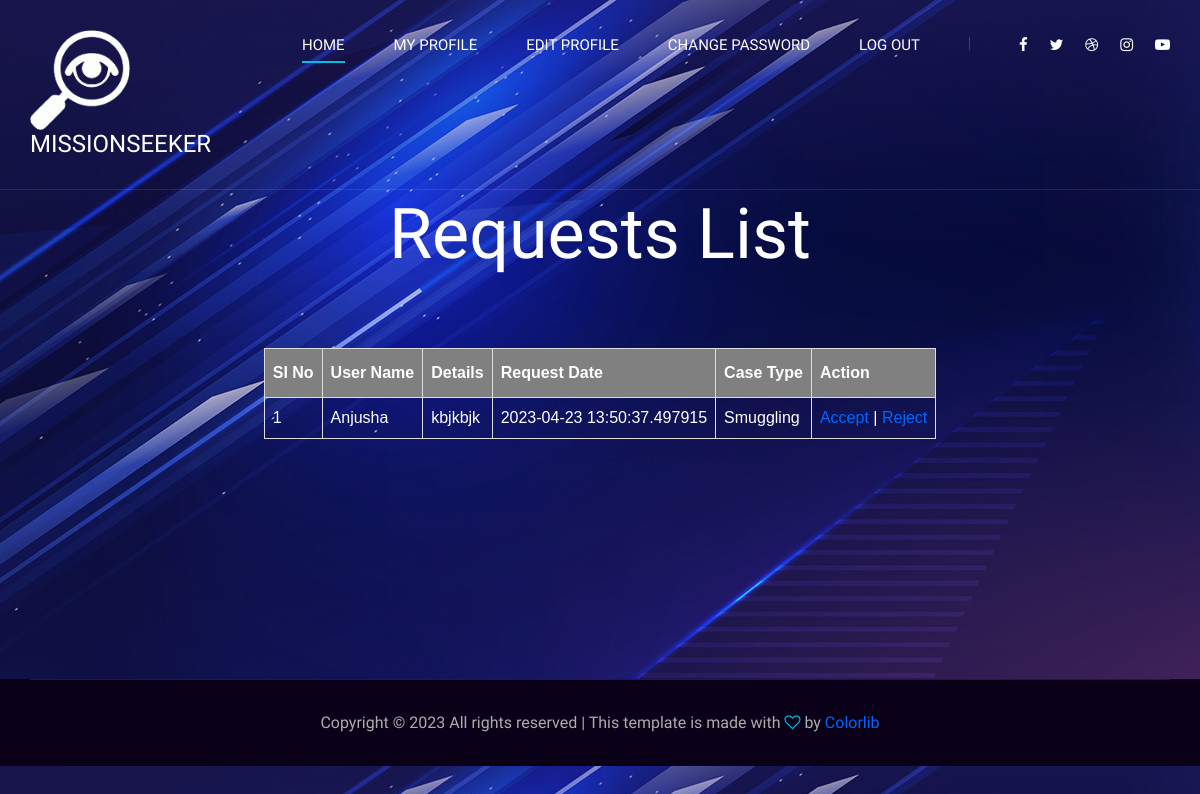
Page /Agency/requestlist/ (signed in) on the committed database.
### User/models.py (models this page shows)
class Req(models.Model):
     request_details=models.CharField(max_length=50)
     request_date=models.CharField(max_length=50)
     request_status=models.IntegerField(default=0)
     agency=models.ForeignKey("Guest.Agency",on_delete=models.CASCADE)
     casetype=models.ForeignKey(Casetype,on_delete=models.CASCADE)
     user=models.ForeignKey("Guest.User",on_delete=models.CASCADE)
     report=models.FileField(upload_to='AgencyDocs/',default=0)
     amount=models.CharField(max_length=50,default=0)
     payment_status=models.IntegerField(default=0)

### Guest/models.py (models this page shows)
class User(models.Model):
    user_name=models.CharField(max_length=50)
    user_address=models.CharField(max_length=100)
    user_mail=models.CharField(max_length=50)
    user_contact=models.CharField(max_length=50)
    user_photo=models.FileField(upload_to='UserDocs/')
    place=models.ForeignKey(Place,on_delete=models.CASCADE)
    user_pass=models.CharField(max_length=50)
    user_regdate=models.DateField(auto_now_add=True)
    key=models.BinaryField(max_length=1000,null=True)

### Admin/models.py (models this page shows)
class Casetype(models.Model):
    casetype_name=models.CharField(max_length=50)
    def __str__(self):
        return self.casetype_name

### Agency/views.py (the view)
# urls.py: path('requestlist/', views.RequestList,name="requestlist"),
def RequestList(request):
    if 'agid' in request.session:
        newrequest=Req.objects.filter(request_status=0,agency_id=request.session["agid"])
        return render(request,"Agency/RequestList.html",{'data':newrequest})
    else:
        return redirect("webguest:login")

### Agency/Templates/Agency/RequestList.html (shortened to what this page needs)
{% extends 'Agency/Head.html' %}
{% load static %}
{% block content %}
<!DOCTYPE html>
<html lang="en">
<head>
</head>
<body class="img js-fullheight" style="background-image: url({% static 'Main/img/team-bg.jpg' %})">
    <br><br><br><br><br><br><br><br>
    <div id="tab">
    <h1 align="center" style="color: white;">Requests List</h1><br><br><br>
    <table border="1" align="center" cellpadding="10" style="border-collapse: collapse;">
        <tr>
            <th style="color: white;">SI No</th>
            <th style="color: white;">User Name</th>
            <th style="color: white;">Details</th>
            <th style="color: white;">Request Date</th>
            <th style="color: white;">Case Type</th>
            <th style="color: white;">Action</th>
        </tr>
        {% for i in data %}
        <tr>
            <td style="color: white;">{{forloop.counter}}</td>
            <td style="color: white;">{{i.user.user_name}}</td>
            <td style="color: white;">{{i.request_details}}</td>
            <td style="color: white;">{{i.request_date}}</td>
            <td style="color: white;">{{i.casetype}}</td>
            <td style="color: white;"><a href="{% url 'webagency:acceptrequest' i.id %}">Accept</a> | <a href="{% url 'webagency:rejectrequest' i.id %}">Reject</a></td>
        </tr>
        {% endfor %}
        </table>
</body>
</html>
<br><br><br><br><br><br><br><br><br><br>
{% endblock content %}

### Guest/static/Main/css/style.css (style rules this page uses)
html, body { height: 100%; font-family: "Josefin Sans", sans-serif; -webkit-font-smoothing: antialiased; }
h1, h2, h3, h4, h5, h6 { margin: 0; color: #111111; font-weight: 400; font-family: "Play", sans-serif; }
h1 { font-size: 70px; }

### Guest/static/form.css (style rules this page uses)
#tab { font-family: "Trebuchet MS", Arial, Helvetica, sans-serif; border-collapse: collapse; width: 100%; }
#tab td, #tab th { border: 1px solid #ddd; padding: 8px; color: black; }
#tab a { color:#06F; }
#tab th { padding-top: 12px; padding-bottom: 12px; text-align: left; background-color: gray; color: white; }

### rows in the picture
Req: user.user_name "Anjusha", request_details "kbjkbjk", request_date "2023-04-23 13:50:37.497915", casetype "Smuggling"
